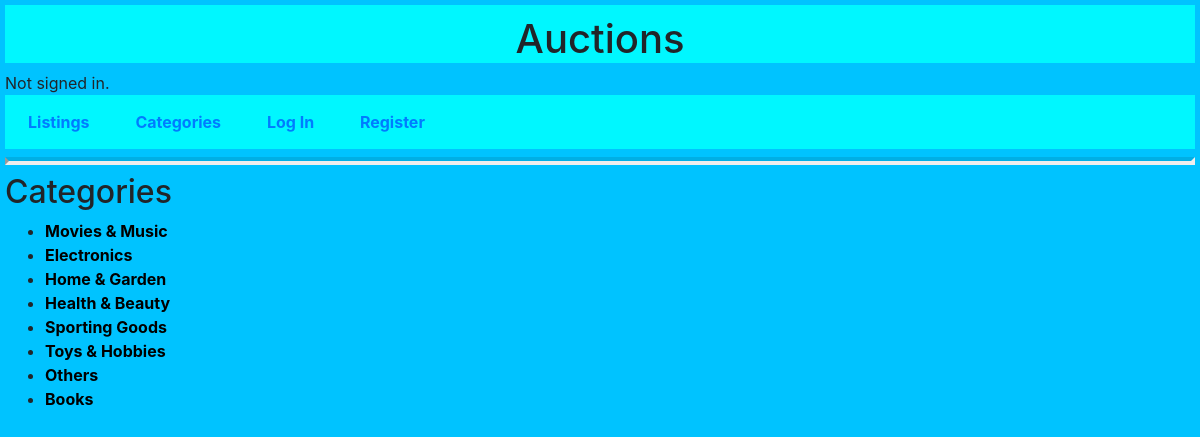
Screenshot of /auctions/categories with the database file from the repository.
### auctions/models.py (models this page shows, shortened)
class Category(models.Model):
    name = models.CharField(max_length=30)
    class Meta:
        verbose_name_plural = "Categories"

### auctions/views.py (the view)
# urls.py: path("categories", views.categories, name="categories"),
def categories(request):
    return render(request,"auctions/categories.html", {
        "categories": Category.objects.all()
    })

### auctions/templates/auctions/categories.html
{% extends "auctions/layout.html" %}
{% block body %}
    <h2>Categories</h2>
    <div class="categories">
        <ul>
            {% for category in categories %}
            <li>
                <strong><a href="/auctions/?category_id={{ category.id }}">{{ category.name }}</a></strong>
            </li>
            {% endfor %}
        </ul>
    </div>
{% endblock %}

### auctions/static/auctions/styles.css (style rules this page uses)
body { padding: 5px; background: #00c3ff ; }
.categories a { color: black; }

### rows the page displays
Category: name "Movies & Music"
Category: name "Electronics"
Category: name "Home & Garden"
Category: name "Health & Beauty"
Category: name "Sporting Goods"
Category: name "Toys & Hobbies"
Category: name "Others"
Category: name "Books"
